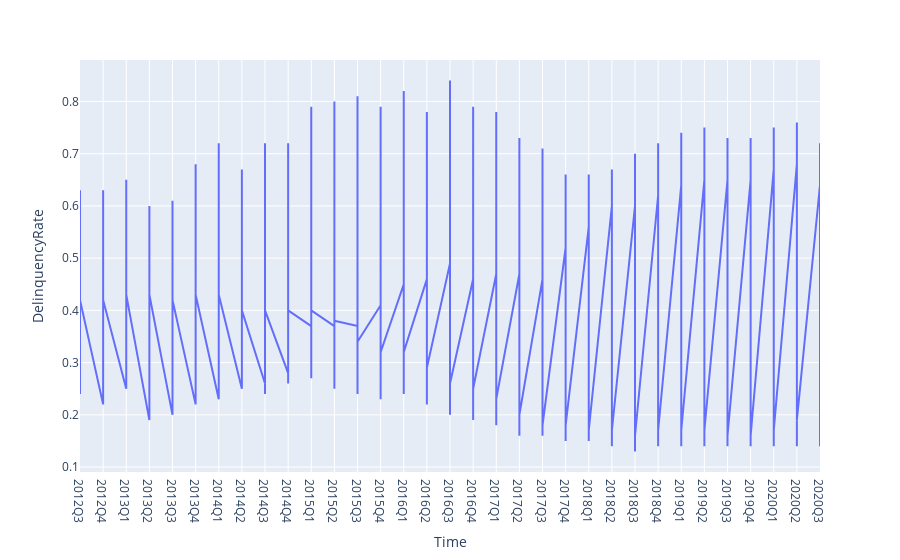

The notebook cell saved with this chart:
### Markdown cell above
## Using Python and Plotly to generate interactive plots

-------------------------------------------------------------------------------------------------------------------------------


In this section we are going to write a few commands to get started with visualizations.

### Code cell
# First attempt
px.line(data_frame = data_pop_del_mort_df, 
        x = "Time",
        y="DelinquencyRate")

### Figure 1 — Plotly figure (JSON) as saved in the notebook; plotly's stock layout.template omitted (floating-point values rounded to 4 significant figures; data arrays with more than 128 entries replaced by an {"elided": "..."} marker saying what was removed)
{"data": [{"hovertemplate": "Time=%{x}<br>DelinquencyRate=%{y}<extra></extra>", "legendgroup": "", "line": {"color": "#636efa", "dash": "solid"}, "marker": {"symbol": "circle"}, "mode": "lines", "name": "", "orientation": "v", "showlegend": false, "type": "scatter", "x": {"elided": "330 str values"}, "xaxis": "x", "y": {"elided": "330 float values"}, "yaxis": "y"}], "layout": {"legend": {"tracegroupgap": 0}, "margin": {"t": 60}, "xaxis": {"anchor": "y", "domain": [0, 1], "title": {"text": "Time"}}, "yaxis": {"anchor": "x", "domain": [0, 1], "title": {"text": "DelinquencyRate"}}}}
